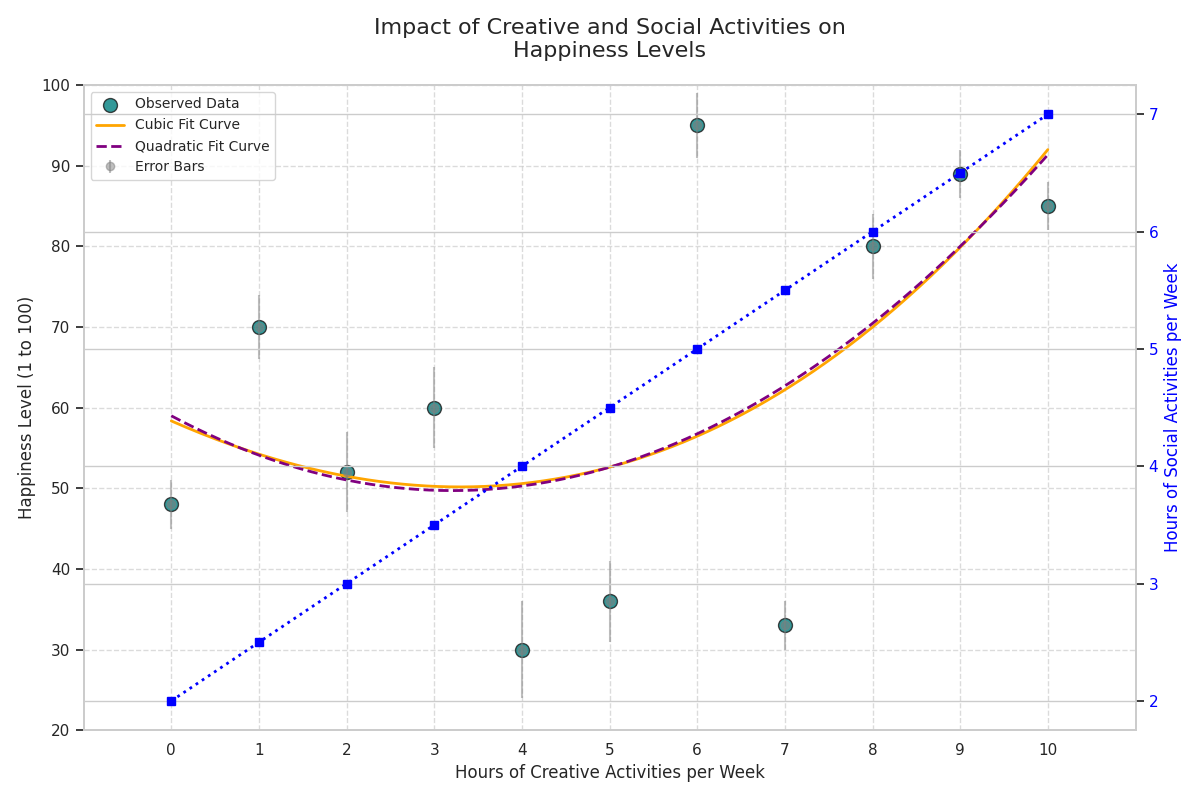

Generate this figure with Python:
import matplotlib.pyplot as plt
import numpy as np
from scipy.optimize import curve_fit

# Extended dataset: Hours of creative and social activities per week
creative_hours = np.array([0, 1, 2, 3, 4, 5, 6, 7, 8, 9, 10])
social_hours = np.array([2, 2.5, 3, 3.5, 4, 4.5, 5, 5.5, 6, 6.5, 7])

# Happiness levels corresponding to creative and social hours (shuffled)
happiness_levels = np.array([48, 70, 52, 60, 30, 36, 95, 33, 80, 89, 85])

def cubic_fit(x, a, b, c, d):
    return a * x**3 + b * x**2 + c * x + d

def quadratic_fit(x, a, b, c):
    return a * x**2 + b * x + c

# Perform curve fitting for both models
cubic_params, _ = curve_fit(cubic_fit, creative_hours, happiness_levels)
quadratic_params, _ = curve_fit(quadratic_fit, creative_hours, happiness_levels)

# Generate data for fitting curves
hours_range = np.linspace(min(creative_hours), max(creative_hours), 300)
cubic_curve = cubic_fit(hours_range, *cubic_params)
quadratic_curve = quadratic_fit(hours_range, *quadratic_params)

# Plotting
fig, ax = plt.subplots(figsize=(12, 8))
ax.scatter(creative_hours, happiness_levels, color='teal', label='Observed Data', 
           alpha=0.8, edgecolors='k', s=100)

ax.plot(hours_range, cubic_curve, color='orange', linestyle='-', linewidth=2, label='Cubic Fit Curve')
ax.plot(hours_range, quadratic_curve, color='purple', linestyle='--', linewidth=2, label='Quadratic Fit Curve')

# Add error bars 
happiness_std = np.array([3, 4, 5, 5, 6, 5, 4, 3, 4, 3, 3])
ax.errorbar(creative_hours, happiness_levels, yerr=happiness_std, fmt='o', color='gray', alpha=0.5, label='Error Bars')

ax.set_title("Impact of Creative and Social Activities on\nHappiness Levels", fontsize=16, pad=20)
ax.set_xlabel("Hours of Creative Activities per Week", fontsize=12)
ax.set_ylabel("Happiness Level (1 to 100)", fontsize=12)
ax.legend(loc='upper left', fontsize=10)
ax.grid(True, linestyle='--', alpha=0.7)
ax.set_xlim(min(creative_hours) - 1, max(creative_hours) + 1)
ax.set_ylim(20, 100)
ax.set_xticks(np.arange(0, 11, 1))
ax.set_yticks(np.arange(20, 101, 10))

ax2 = ax.twinx()
ax2.set_ylabel("Hours of Social Activities per Week", color='blue', fontsize=12)
ax2.plot(creative_hours, social_hours, color='blue', linestyle=':', linewidth=2, marker='s', label='Social Hours')
ax2.tick_params(axis='y', labelcolor='blue')

fig.tight_layout()

plt.show()
